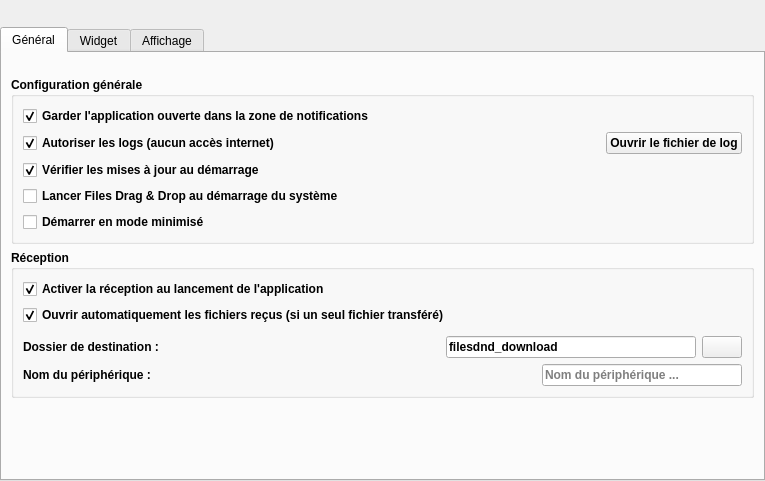
<?xml version="1.0" encoding="UTF-8"?>
<ui version="4.0">
 <class>SettingsWidget</class>
 <widget class="QWidget" name="SettingsWidget">
  <property name="geometry">
   <rect>
    <x>0</x>
    <y>0</y>
    <width>765</width>
    <height>481</height>
   </rect>
  </property>
  <layout class="QVBoxLayout" name="verticalLayout">
   <property name="spacing">
    <number>0</number>
   </property>
   <property name="leftMargin">
    <number>0</number>
   </property>
   <property name="topMargin">
    <number>0</number>
   </property>
   <property name="rightMargin">
    <number>0</number>
   </property>
   <property name="bottomMargin">
    <number>0</number>
   </property>
   <item>
    <widget class="QWidget" name="mainWidget" native="true">
     <layout class="QVBoxLayout" name="verticalLayout_9">
      <property name="spacing">
       <number>0</number>
      </property>
      <property name="leftMargin">
       <number>0</number>
      </property>
      <property name="topMargin">
       <number>0</number>
      </property>
      <property name="rightMargin">
       <number>0</number>
      </property>
      <property name="bottomMargin">
       <number>0</number>
      </property>
      <item>
       <spacer name="verticalSpacer_10">
        <property name="orientation">
         <enum>Qt::Vertical</enum>
        </property>
        <property name="sizeType">
         <enum>QSizePolicy::Fixed</enum>
        </property>
        <property name="sizeHint" stdset="0">
         <size>
          <width>20</width>
          <height>27</height>
         </size>
        </property>
       </spacer>
      </item>
      <item>
       <widget class="QTabWidget" name="tabWidget">
        <property name="tabShape">
         <enum>QTabWidget::Rounded</enum>
        </property>
        <property name="currentIndex">
         <number>0</number>
        </property>
        <widget class="QWidget" name="generalPage">
         <attribute name="title">
          <string>Général</string>
         </attribute>
         <layout class="QVBoxLayout" name="verticalLayout_2">
          <property name="spacing">
           <number>6</number>
          </property>
          <property name="leftMargin">
           <number>9</number>
          </property>
          <property name="topMargin">
           <number>9</number>
          </property>
          <property name="rightMargin">
           <number>9</number>
          </property>
          <property name="bottomMargin">
           <number>9</number>
          </property>
          <item>
           <spacer name="verticalSpacer_6">
            <property name="orientation">
             <enum>Qt::Vertical</enum>
            </property>
            <property name="sizeType">
             <enum>QSizePolicy::Fixed</enum>
            </property>
            <property name="sizeHint" stdset="0">
             <size>
              <width>20</width>
              <height>15</height>
             </size>
            </property>
           </spacer>
          </item>
          <item>
           <widget class="QGroupBox" name="groupBox">
            <property name="font">
             <font>
              <weight>75</weight>
              <bold>true</bold>
             </font>
            </property>
            <property name="title">
             <string>Configuration générale </string>
            </property>
            <layout class="QVBoxLayout" name="verticalLayout_3">
             <property name="leftMargin">
              <number>9</number>
             </property>
             <property name="topMargin">
              <number>9</number>
             </property>
             <property name="rightMargin">
              <number>9</number>
             </property>
             <property name="bottomMargin">
              <number>9</number>
             </property>
             <item>
              <layout class="QHBoxLayout" name="horizontalLayout">
               <item>
                <widget class="QCheckBox" name="trayIconEnabled">
                 <property name="text">
                  <string>Garder l'application ouverte dans la zone de notifications</string>
                 </property>
                 <property name="checked">
                  <bool>true</bool>
                 </property>
                </widget>
               </item>
              </layout>
             </item>
             <item>
              <layout class="QHBoxLayout" name="horizontalLayout_2">
               <item>
                <widget class="QCheckBox" name="logEnabled">
                 <property name="text">
                  <string>Autoriser les logs (aucun accès internet)</string>
                 </property>
                 <property name="checked">
                  <bool>true</bool>
                 </property>
                </widget>
               </item>
               <item>
                <spacer name="horizontalSpacer_5">
                 <property name="orientation">
                  <enum>Qt::Horizontal</enum>
                 </property>
                 <property name="sizeHint" stdset="0">
                  <size>
                   <width>40</width>
                   <height>0</height>
                  </size>
                 </property>
                </spacer>
               </item>
               <item>
                <widget class="QPushButton" name="openLogButton">
                 <property name="toolTip">
                  <string/>
                 </property>
                 <property name="text">
                  <string>Ouvrir le fichier de log</string>
                 </property>
                 <property name="icon">
                  <iconset resource="../../../resources.qrc">
                   <normaloff>:/images/icons/terminal.png</normaloff>:/images/icons/terminal.png</iconset>
                 </property>
                </widget>
               </item>
              </layout>
             </item>
             <item>
              <layout class="QVBoxLayout" name="verticalLayout_10">
               <item>
                <widget class="QCheckBox" name="searchUpdateAtLaunch">
                 <property name="text">
                  <string>Vérifier les mises à jour au démarrage</string>
                 </property>
                 <property name="checked">
                  <bool>true</bool>
                 </property>
                </widget>
               </item>
               <item>
                <widget class="QCheckBox" name="startAtBoot">
                 <property name="text">
                  <string>Lancer Files Drag &amp;&amp; Drop au démarrage du système</string>
                 </property>
                </widget>
               </item>
               <item>
                <widget class="QCheckBox" name="startMinimized">
                 <property name="text">
                  <string>Démarrer en mode minimisé</string>
                 </property>
                </widget>
               </item>
              </layout>
             </item>
            </layout>
           </widget>
          </item>
          <item>
           <widget class="QGroupBox" name="groupBox_2">
            <property name="font">
             <font>
              <weight>75</weight>
              <bold>true</bold>
             </font>
            </property>
            <property name="title">
             <string>Réception</string>
            </property>
            <layout class="QVBoxLayout" name="verticalLayout_5">
             <property name="leftMargin">
              <number>9</number>
             </property>
             <property name="topMargin">
              <number>9</number>
             </property>
             <property name="rightMargin">
              <number>9</number>
             </property>
             <property name="bottomMargin">
              <number>9</number>
             </property>
             <item>
              <layout class="QVBoxLayout" name="verticalLayout_11">
               <item>
                <widget class="QCheckBox" name="startServiceAtLaunch">
                 <property name="sizePolicy">
                  <sizepolicy hsizetype="Preferred" vsizetype="Fixed">
                   <horstretch>0</horstretch>
                   <verstretch>0</verstretch>
                  </sizepolicy>
                 </property>
                 <property name="text">
                  <string>Activer la réception au lancement de l'application</string>
                 </property>
                 <property name="checked">
                  <bool>true</bool>
                 </property>
                </widget>
               </item>
               <item>
                <widget class="QCheckBox" name="autoOpenFiles">
                 <property name="text">
                  <string>Ouvrir automatiquement les fichiers reçus (si un seul fichier transféré)</string>
                 </property>
                 <property name="checked">
                  <bool>true</bool>
                 </property>
                </widget>
               </item>
              </layout>
             </item>
             <item>
              <spacer name="verticalSpacer_2">
               <property name="orientation">
                <enum>Qt::Vertical</enum>
               </property>
               <property name="sizeType">
                <enum>QSizePolicy::Fixed</enum>
               </property>
               <property name="sizeHint" stdset="0">
                <size>
                 <width>20</width>
                 <height>5</height>
                </size>
               </property>
              </spacer>
             </item>
             <item>
              <layout class="QHBoxLayout" name="horizontalLayout_11">
               <item>
                <widget class="QLabel" name="label_8">
                 <property name="text">
                  <string>Dossier de destination :</string>
                 </property>
                </widget>
               </item>
               <item>
                <spacer name="horizontalSpacer_12">
                 <property name="orientation">
                  <enum>Qt::Horizontal</enum>
                 </property>
                 <property name="sizeType">
                  <enum>QSizePolicy::Expanding</enum>
                 </property>
                 <property name="sizeHint" stdset="0">
                  <size>
                   <width>40</width>
                   <height>20</height>
                  </size>
                 </property>
                </spacer>
               </item>
               <item>
                <widget class="QLineEdit" name="destFolderArea">
                 <property name="sizePolicy">
                  <sizepolicy hsizetype="Expanding" vsizetype="Fixed">
                   <horstretch>0</horstretch>
                   <verstretch>0</verstretch>
                  </sizepolicy>
                 </property>
                 <property name="minimumSize">
                  <size>
                   <width>250</width>
                   <height>0</height>
                  </size>
                 </property>
                 <property name="maximumSize">
                  <size>
                   <width>250</width>
                   <height>16777215</height>
                  </size>
                 </property>
                 <property name="text">
                  <string>filesdnd_download</string>
                 </property>
                 <property name="readOnly">
                  <bool>true</bool>
                 </property>
                </widget>
               </item>
               <item>
                <widget class="QPushButton" name="destFolderButton">
                 <property name="text">
                  <string/>
                 </property>
                 <property name="icon">
                  <iconset resource="../../../resources.qrc">
                   <normaloff>:/images/icons/folder-horizontal-open.png</normaloff>:/images/icons/folder-horizontal-open.png</iconset>
                 </property>
                </widget>
               </item>
              </layout>
             </item>
             <item>
              <layout class="QHBoxLayout" name="horizontalLayout_10">
               <item>
                <widget class="QLabel" name="label_7">
                 <property name="text">
                  <string>Nom du périphérique :</string>
                 </property>
                </widget>
               </item>
               <item>
                <spacer name="horizontalSpacer_11">
                 <property name="orientation">
                  <enum>Qt::Horizontal</enum>
                 </property>
                 <property name="sizeType">
                  <enum>QSizePolicy::Expanding</enum>
                 </property>
                 <property name="sizeHint" stdset="0">
                  <size>
                   <width>40</width>
                   <height>20</height>
                  </size>
                 </property>
                </spacer>
               </item>
               <item>
                <widget class="QLineEdit" name="serviceDeviceName">
                 <property name="sizePolicy">
                  <sizepolicy hsizetype="Expanding" vsizetype="Fixed">
                   <horstretch>0</horstretch>
                   <verstretch>0</verstretch>
                  </sizepolicy>
                 </property>
                 <property name="minimumSize">
                  <size>
                   <width>200</width>
                   <height>0</height>
                  </size>
                 </property>
                 <property name="maximumSize">
                  <size>
                   <width>200</width>
                   <height>16777215</height>
                  </size>
                 </property>
                 <property name="inputMask">
                  <string/>
                 </property>
                 <property name="text">
                  <string/>
                 </property>
                 <property name="maxLength">
                  <number>20</number>
                 </property>
                 <property name="placeholderText">
                  <string>Nom du périphérique ...</string>
                 </property>
                </widget>
               </item>
              </layout>
             </item>
            </layout>
           </widget>
          </item>
          <item>
           <spacer name="verticalSpacer_7">
            <property name="orientation">
             <enum>Qt::Vertical</enum>
            </property>
            <property name="sizeHint" stdset="0">
             <size>
              <width>20</width>
              <height>40</height>
             </size>
            </property>
           </spacer>
          </item>
         </layout>
        </widget>
        <widget class="QWidget" name="widgetPage">
         <attribute name="title">
          <string>Widget</string>
         </attribute>
         <layout class="QVBoxLayout" name="verticalLayout_4">
          <property name="spacing">
           <number>6</number>
          </property>
          <property name="leftMargin">
           <number>9</number>
          </property>
          <property name="topMargin">
           <number>9</number>
          </property>
          <property name="rightMargin">
           <number>9</number>
          </property>
          <property name="bottomMargin">
           <number>9</number>
          </property>
          <item>
           <spacer name="verticalSpacer_8">
            <property name="orientation">
             <enum>Qt::Vertical</enum>
            </property>
            <property name="sizeType">
             <enum>QSizePolicy::Fixed</enum>
            </property>
            <property name="sizeHint" stdset="0">
             <size>
              <width>20</width>
              <height>15</height>
             </size>
            </property>
           </spacer>
          </item>
          <item>
           <widget class="QGroupBox" name="broupBox">
            <property name="enabled">
             <bool>true</bool>
            </property>
            <property name="font">
             <font>
              <family>Lucida Grande</family>
              <weight>75</weight>
              <bold>true</bold>
             </font>
            </property>
            <property name="title">
             <string>Configuration des Widgets</string>
            </property>
            <property name="checkable">
             <bool>false</bool>
            </property>
            <property name="checked">
             <bool>false</bool>
            </property>
            <layout class="QVBoxLayout" name="verticalLayout_8">
             <property name="leftMargin">
              <number>9</number>
             </property>
             <property name="topMargin">
              <number>9</number>
             </property>
             <property name="rightMargin">
              <number>9</number>
             </property>
             <property name="bottomMargin">
              <number>9</number>
             </property>
             <item>
              <widget class="QLabel" name="label">
               <property name="text">
                <string>&lt;html&gt;&lt;head/&gt;&lt;body&gt;&lt;p align=&quot;center&quot;&gt;&lt;span style=&quot; font-style:italic;&quot;&gt;Les widgets permettent un accès rapide aux périphériques enregistrés sur le réseau.&lt;br/&gt;(Ils seront visible si la fenêtre principale de l'application est fermée)&lt;/span&gt;&lt;/p&gt;&lt;p align=&quot;center&quot;&gt;&lt;span style=&quot; font-weight:600;&quot;&gt;Les Widgets peuvent être activés ou désactivés à partir de chaque &lt;br/&gt;périphérique sur la vue principale (bouton en bas a droite).&lt;/span&gt;&lt;/p&gt;&lt;/body&gt;&lt;/html&gt;</string>
               </property>
              </widget>
             </item>
             <item>
              <spacer name="verticalSpacer_3">
               <property name="orientation">
                <enum>Qt::Vertical</enum>
               </property>
               <property name="sizeType">
                <enum>QSizePolicy::Fixed</enum>
               </property>
               <property name="sizeHint" stdset="0">
                <size>
                 <width>20</width>
                 <height>15</height>
                </size>
               </property>
              </spacer>
             </item>
             <item>
              <widget class="QWidget" name="errorMessage" native="true">
               <layout class="QHBoxLayout" name="horizontalLayout_3">
                <item>
                 <spacer name="horizontalSpacer_2">
                  <property name="orientation">
                   <enum>Qt::Horizontal</enum>
                  </property>
                  <property name="sizeHint" stdset="0">
                   <size>
                    <width>40</width>
                    <height>20</height>
                   </size>
                  </property>
                 </spacer>
                </item>
                <item>
                 <widget class="QLabel" name="label_9">
                  <property name="sizePolicy">
                   <sizepolicy hsizetype="Fixed" vsizetype="Fixed">
                    <horstretch>0</horstretch>
                    <verstretch>0</verstretch>
                   </sizepolicy>
                  </property>
                  <property name="minimumSize">
                   <size>
                    <width>24</width>
                    <height>24</height>
                   </size>
                  </property>
                  <property name="maximumSize">
                   <size>
                    <width>24</width>
                    <height>24</height>
                   </size>
                  </property>
                  <property name="text">
                   <string/>
                  </property>
                  <property name="pixmap">
                   <pixmap resource="../../../resources.qrc">:/images/icons/alert.png</pixmap>
                  </property>
                  <property name="scaledContents">
                   <bool>true</bool>
                  </property>
                 </widget>
                </item>
                <item>
                 <widget class="QLabel" name="label_2">
                  <property name="text">
                   <string>&lt;html&gt;&lt;head/&gt;&lt;body&gt;&lt;p align=&quot;center&quot;&gt;&lt;span style=&quot; color:#aa0000;&quot;&gt;Le widget est actif uniquement si l'application est présente &lt;br/&gt;dans la zone de notifications.&lt;/span&gt;&lt;/p&gt;&lt;/body&gt;&lt;/html&gt;</string>
                  </property>
                 </widget>
                </item>
                <item>
                 <spacer name="horizontalSpacer_3">
                  <property name="orientation">
                   <enum>Qt::Horizontal</enum>
                  </property>
                  <property name="sizeHint" stdset="0">
                   <size>
                    <width>40</width>
                    <height>20</height>
                   </size>
                  </property>
                 </spacer>
                </item>
               </layout>
              </widget>
             </item>
             <item>
              <widget class="QCheckBox" name="widgetEnabled">
               <property name="text">
                <string>Afficher les Widgets activés quand l'application est fermée</string>
               </property>
               <property name="checked">
                <bool>true</bool>
               </property>
              </widget>
             </item>
             <item>
              <widget class="QCheckBox" name="widgetForeground">
               <property name="text">
                <string>Toujours afficher les widgets au premier plan</string>
               </property>
               <property name="checked">
                <bool>true</bool>
               </property>
              </widget>
             </item>
            </layout>
           </widget>
          </item>
          <item>
           <spacer name="verticalSpacer_5">
            <property name="orientation">
             <enum>Qt::Vertical</enum>
            </property>
            <property name="sizeHint" stdset="0">
             <size>
              <width>20</width>
              <height>40</height>
             </size>
            </property>
           </spacer>
          </item>
         </layout>
        </widget>
        <widget class="QWidget" name="displayPage">
         <attribute name="title">
          <string>Affichage</string>
         </attribute>
         <layout class="QVBoxLayout" name="verticalLayout_7">
          <property name="spacing">
           <number>6</number>
          </property>
          <property name="leftMargin">
           <number>9</number>
          </property>
          <property name="topMargin">
           <number>9</number>
          </property>
          <property name="rightMargin">
           <number>9</number>
          </property>
          <property name="bottomMargin">
           <number>9</number>
          </property>
          <item>
           <spacer name="verticalSpacer_9">
            <property name="orientation">
             <enum>Qt::Vertical</enum>
            </property>
            <property name="sizeType">
             <enum>QSizePolicy::Fixed</enum>
            </property>
            <property name="sizeHint" stdset="0">
             <size>
              <width>20</width>
              <height>15</height>
             </size>
            </property>
           </spacer>
          </item>
          <item>
           <widget class="QGroupBox" name="groupBox_3">
            <property name="font">
             <font>
              <weight>75</weight>
              <bold>true</bold>
             </font>
            </property>
            <property name="title">
             <string>Aspect des périphériques</string>
            </property>
            <layout class="QVBoxLayout" name="verticalLayout_6">
             <property name="leftMargin">
              <number>9</number>
             </property>
             <property name="topMargin">
              <number>9</number>
             </property>
             <property name="rightMargin">
              <number>9</number>
             </property>
             <property name="bottomMargin">
              <number>9</number>
             </property>
             <item>
              <widget class="QLabel" name="label_6">
               <property name="text">
                <string>&lt;html&gt;&lt;head/&gt;&lt;body&gt;&lt;p align=&quot;center&quot;&gt;&lt;span style=&quot; font-style:italic;&quot;&gt;Définissez les couleurs de bordure qui vous correspondent.&lt;/span&gt;&lt;/p&gt;&lt;/body&gt;&lt;/html&gt;</string>
               </property>
              </widget>
             </item>
             <item>
              <spacer name="verticalSpacer_4">
               <property name="orientation">
                <enum>Qt::Vertical</enum>
               </property>
               <property name="sizeType">
                <enum>QSizePolicy::Fixed</enum>
               </property>
               <property name="sizeHint" stdset="0">
                <size>
                 <width>20</width>
                 <height>20</height>
                </size>
               </property>
              </spacer>
             </item>
             <item>
              <layout class="QHBoxLayout" name="horizontalLayout_8">
               <item>
                <widget class="QLabel" name="label_4">
                 <property name="text">
                  <string>Périphérique disponible</string>
                 </property>
                </widget>
               </item>
               <item>
                <spacer name="horizontalSpacer_9">
                 <property name="orientation">
                  <enum>Qt::Horizontal</enum>
                 </property>
                 <property name="sizeType">
                  <enum>QSizePolicy::Expanding</enum>
                 </property>
                 <property name="sizeHint" stdset="0">
                  <size>
                   <width>40</width>
                   <height>20</height>
                  </size>
                 </property>
                </spacer>
               </item>
               <item>
                <widget class="QPushButton" name="availableColor">
                 <property name="sizePolicy">
                  <sizepolicy hsizetype="Fixed" vsizetype="Fixed">
                   <horstretch>0</horstretch>
                   <verstretch>0</verstretch>
                  </sizepolicy>
                 </property>
                 <property name="minimumSize">
                  <size>
                   <width>35</width>
                   <height>25</height>
                  </size>
                 </property>
                 <property name="text">
                  <string/>
                 </property>
                 <property name="flat">
                  <bool>false</bool>
                 </property>
                </widget>
               </item>
              </layout>
             </item>
             <item>
              <layout class="QHBoxLayout" name="horizontalLayout_9">
               <item>
                <widget class="QLabel" name="label_5">
                 <property name="text">
                  <string>Périphérique en cours de traitement</string>
                 </property>
                </widget>
               </item>
               <item>
                <spacer name="horizontalSpacer_10">
                 <property name="orientation">
                  <enum>Qt::Horizontal</enum>
                 </property>
                 <property name="sizeType">
                  <enum>QSizePolicy::Expanding</enum>
                 </property>
                 <property name="sizeHint" stdset="0">
                  <size>
                   <width>40</width>
                   <height>20</height>
                  </size>
                 </property>
                </spacer>
               </item>
               <item>
                <widget class="QPushButton" name="unavailableColor">
                 <property name="sizePolicy">
                  <sizepolicy hsizetype="Fixed" vsizetype="Fixed">
                   <horstretch>0</horstretch>
                   <verstretch>0</verstretch>
                  </sizepolicy>
                 </property>
                 <property name="minimumSize">
                  <size>
                   <width>35</width>
                   <height>25</height>
                  </size>
                 </property>
                 <property name="text">
                  <string/>
                 </property>
                </widget>
               </item>
              </layout>
             </item>
            </layout>
           </widget>
          </item>
          <item>
           <widget class="QGroupBox" name="overView">
            <property name="font">
             <font>
              <weight>75</weight>
              <bold>true</bold>
             </font>
            </property>
            <property name="title">
             <string>Aperçu</string>
            </property>
            <layout class="QHBoxLayout" name="horizontalLayout_7">
             <property name="leftMargin">
              <number>9</number>
             </property>
             <property name="topMargin">
              <number>9</number>
             </property>
             <property name="rightMargin">
              <number>9</number>
             </property>
             <property name="bottomMargin">
              <number>9</number>
             </property>
             <item>
              <spacer name="horizontalSpacer_6">
               <property name="orientation">
                <enum>Qt::Horizontal</enum>
               </property>
               <property name="sizeHint" stdset="0">
                <size>
                 <width>40</width>
                 <height>20</height>
                </size>
               </property>
              </spacer>
             </item>
             <item>
              <layout class="QHBoxLayout" name="availableDevice"/>
             </item>
             <item>
              <spacer name="horizontalSpacer_8">
               <property name="orientation">
                <enum>Qt::Horizontal</enum>
               </property>
               <property name="sizeHint" stdset="0">
                <size>
                 <width>20</width>
                 <height>20</height>
                </size>
               </property>
              </spacer>
             </item>
             <item>
              <layout class="QHBoxLayout" name="unavailableDevice"/>
             </item>
             <item>
              <spacer name="horizontalSpacer_7">
               <property name="orientation">
                <enum>Qt::Horizontal</enum>
               </property>
               <property name="sizeHint" stdset="0">
                <size>
                 <width>40</width>
                 <height>20</height>
                </size>
               </property>
              </spacer>
             </item>
            </layout>
           </widget>
          </item>
          <item>
           <spacer name="verticalSpacer">
            <property name="orientation">
             <enum>Qt::Vertical</enum>
            </property>
            <property name="sizeHint" stdset="0">
             <size>
              <width>20</width>
              <height>40</height>
             </size>
            </property>
           </spacer>
          </item>
         </layout>
        </widget>
       </widget>
      </item>
     </layout>
    </widget>
   </item>
  </layout>
 </widget>
 <resources>
  <include location="../../../resources.qrc"/>
 </resources>
 <connections/>
</ui>
